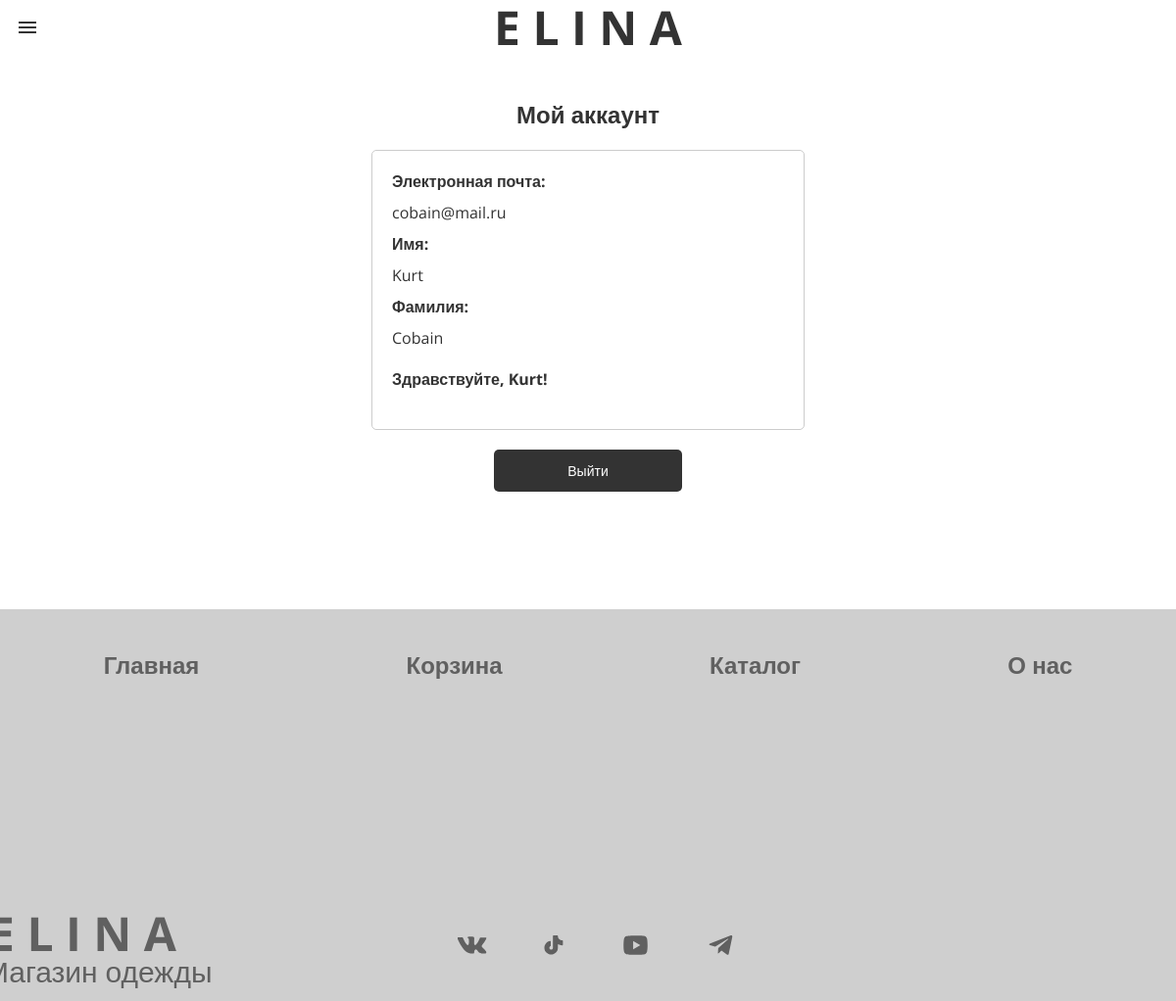
The app's page /profile/cobain@mail.ru (signed in) with its own data.
### tables this page shows
CREATE TABLE users (
name text NOT NULL,
surname text NOT NULL,
email text PRIMARY KEY NOT NULL,
password text NOT NULL
);

### routing.py (the view)
@app.route('/profile/<username>')
def profile(username):
    if 'userLogged' not in session or session['userLogged'] != username:
        abort(401)
    user_email = session['userLogged']
    db = get_db()
    cursor = db.execute('SELECT name, surname, email FROM users WHERE email = ?', (user_email,))
    user_data = cursor.fetchone()
    if user_data:
        name = user_data['name']
        surname = user_data['surname']
        email = user_data['email']
        return render_template('profile.html', name=name, surname=surname, email=email)
    else:
        return render_template('error.html', message='Пользователь не найден')

### routing.py (called while the page is built)
def connect_db():
  conn = sqlite3.connect(app.config['DATABASE'])
  conn.row_factory = sqlite3.Row
  return conn

def get_db():
  if not hasattr(g, 'link_db'):
    g.link_db = connect_db()
  return g.link_db

### templates/profile.html (shortened to what this page needs)
{% extends "base.html" %}
{% block content %}
  <div class="title-profile">Мой аккаунт</div>
  <div class="profile-container">
    <div class="user-info">
      <div class="info-item">
        <div class="info-label">Электронная почта:</div>
        <div class="info-value">{{ email }}</div>
      </div>
      <div class="info-item">
        <div class="info-label">Имя:</div>
        <div class="info-value">{{ name }}</div>
      </div>
      <div class="info-item">
        <div class="info-label">Фамилия:</div>
        <div class="info-value">{{ surname }}</div>
      </div>
    </div>
    <div class="greeting">Здравствуйте, {{ name }}!</div>
  </div>
  <div class="button-container">
    <a href="{{ url_for('logout') }}" class="logout-btn">Выйти</a>
  </div>
{% endblock %}

### static/css/base.css (style rules this page uses)
html { font-family: 'Open Sans', sans-serif; font-style: normal; padding: 0; }
body { margin: 0; color: #fefefe; }

### static/css/profile.css (style rules this page uses)
.title-profile { font-size: 48px; font-weight: 700; color: #333333; text-align: center; margin-top: 100px; }
.title-profile { text-align: center; font-size: 24px; margin-bottom: 20px; }
.profile-container { max-width: 400px; margin: 0 auto; padding: 20px; border: 1px solid #ccc; border-radius: 5px; }
.user-info { margin-bottom: 20px; color: #333333; }
.info-item { margin-bottom: 10px; color: #333333; }
.info-label { margin-bottom: 10px; font-weight: bold; color: #333333; }
.info-value { flex-grow: 1; color: #333333; }
.greeting { margin-top: 0; margin-bottom: 20px; color: #333333; font-weight: bold; }
.button-container { text-align: center; margin-top: 20px; margin-bottom: 120px; }
.logout-btn { display: inline-block; text-decoration: none; color: #ffffff; text-align: center; padding: 12px 75px; border: none; border-radius: 5px; cursor: pointer; font-size: 14px; background-color: #333333; }

### records on screen
users: email "cobain@mail.ru", name "Kurt", surname "Cobain"
